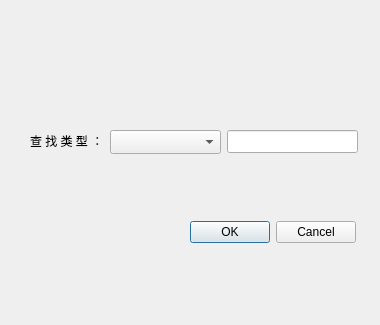
<?xml version="1.0" encoding="UTF-8"?>
<ui version="4.0">
 <class>FindStaff</class>
 <widget class="QDialog" name="FindStaff">
  <property name="geometry">
   <rect>
    <x>0</x>
    <y>0</y>
    <width>380</width>
    <height>325</height>
   </rect>
  </property>
  <property name="windowTitle">
   <string>查找</string>
  </property>
  <widget class="QDialogButtonBox" name="buttonBox">
   <property name="geometry">
    <rect>
     <x>190</x>
     <y>220</y>
     <width>166</width>
     <height>24</height>
    </rect>
   </property>
   <property name="orientation">
    <enum>Qt::Horizontal</enum>
   </property>
   <property name="standardButtons">
    <set>QDialogButtonBox::Cancel|QDialogButtonBox::Ok</set>
   </property>
  </widget>
  <widget class="QLineEdit" name="lineEdit_find">
   <property name="geometry">
    <rect>
     <x>227</x>
     <y>130</y>
     <width>131</width>
     <height>23</height>
    </rect>
   </property>
  </widget>
  <widget class="QComboBox" name="comboBox">
   <property name="geometry">
    <rect>
     <x>110</x>
     <y>130</y>
     <width>111</width>
     <height>24</height>
    </rect>
   </property>
  </widget>
  <widget class="QLabel" name="label">
   <property name="geometry">
    <rect>
     <x>30</x>
     <y>130</y>
     <width>71</width>
     <height>21</height>
    </rect>
   </property>
   <property name="text">
    <string>查 找 类 型 ：</string>
   </property>
  </widget>
 </widget>
 <resources/>
 <connections>
  <connection>
   <sender>buttonBox</sender>
   <signal>accepted()</signal>
   <receiver>FindStaff</receiver>
   <slot>accept()</slot>
   <hints>
    <hint type="sourcelabel">
     <x>248</x>
     <y>254</y>
    </hint>
    <hint type="destinationlabel">
     <x>157</x>
     <y>274</y>
    </hint>
   </hints>
  </connection>
  <connection>
   <sender>buttonBox</sender>
   <signal>rejected()</signal>
   <receiver>FindStaff</receiver>
   <slot>reject()</slot>
   <hints>
    <hint type="sourcelabel">
     <x>316</x>
     <y>260</y>
    </hint>
    <hint type="destinationlabel">
     <x>286</x>
     <y>274</y>
    </hint>
   </hints>
  </connection>
 </connections>
</ui>
